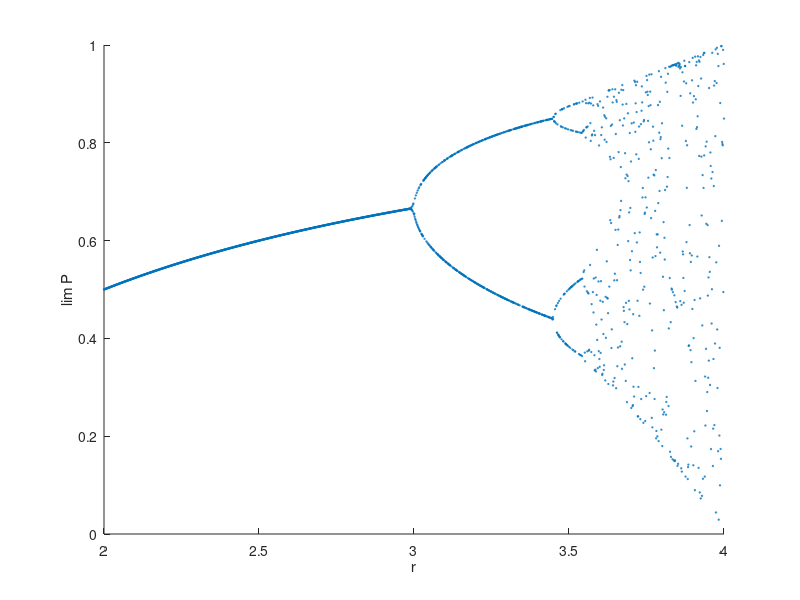

This figure's MATLAB source:
% Examine the end behavior of the logistic map
%    P_(n+1) = r*P(n)*(1-P(n))
% as it depends on r, using random initial values.

% This always converges to same number:
% P = rand(1); r = 2.5; for n = 1:300; P = r*P*(1-P); end

% This always converges to one of two numbers:
% P = rand(1); r = 3.2; for n = 1:300; P = r*P*(1-P); end

% This always converges to one of four numbers:
% P = rand(1); r = 3.4; for n = 1:300; P = r*P*(1-P); end

% What is going on?

clear all; close all

r = 2:0.001:4; % Let's just test a bunch of r values.
n_runs = length(r);

P_vals = zeros(1,n_runs);
for i = 1:n_runs
    P = rand; % Just choose a random initial condition between 0 and 1.
    for k = 1:300
        P = r(i)*P*(1-P);
    end
    P_vals(i) = P;
end

scatter(r,P_vals,1);
xlabel('r');
ylabel('lim P');
